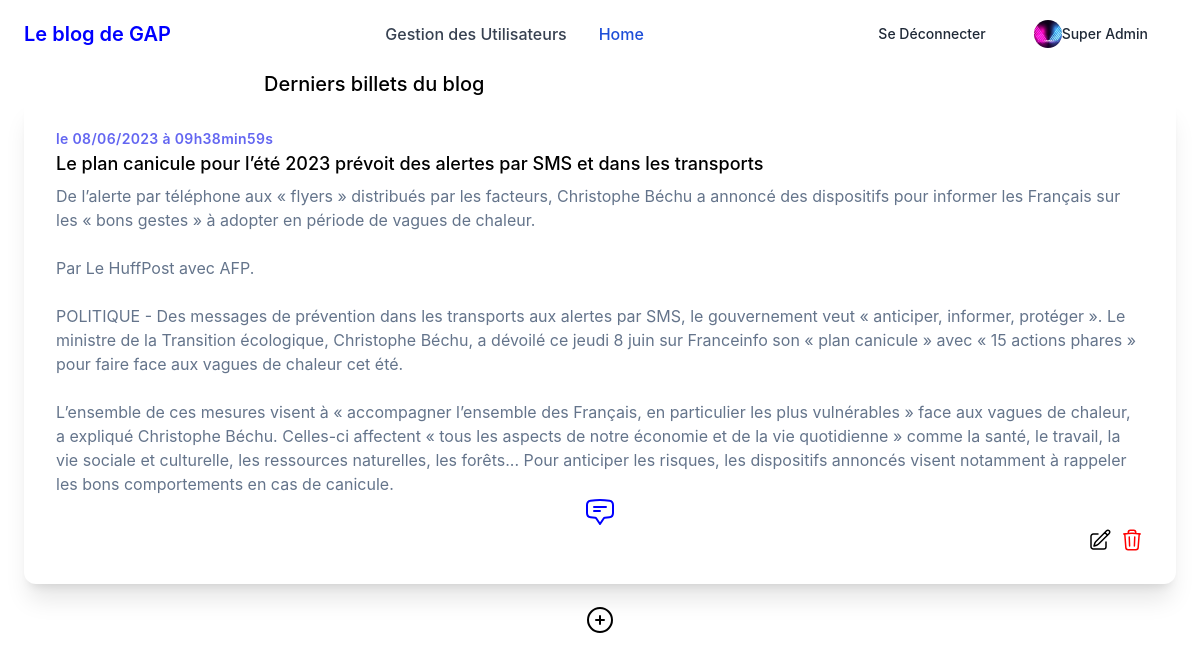
/blog_stage/index.php (signed in), run on the app's committed database.
### tables this page shows
CREATE TABLE IF NOT EXISTS `posts` (
  `id` int NOT NULL AUTO_INCREMENT,
  `title` varchar(255) NOT NULL,
  `content` text NOT NULL,
  `creation_date` datetime NOT NULL,
  PRIMARY KEY (`id`)
);

### blog_stage/src/controllers/homepage.php (called while the page is built, shortened)
<?php
require_once('src/lib/database.php');
require_once('src/model/post.php');
class Homepage
{
    public function execute()
    {
        $postRepository = new PostRepository();
        $postRepository->connection = new DatabaseConnection();
        $posts = $postRepository->getPosts();
        require('templates/homepage.php');
    }
}

### blog_stage/src/lib/database.php (called while the page is built, shortened)
<?php
class DatabaseConnection
{
    public ?\PDO $database = null;
    public function getConnection(): \PDO
    {
        if ($this->database === null) {
            $this->database = new \PDO('mysql:host=localhost;dbname=blog;charset=utf8', 'root', '');
        }
        return $this->database;
    }
}

### blog_stage/src/model/post.php (called while the page is built, shortened)
<?php
require_once('src/lib/database.php');
class PostRepository
{
    public DatabaseConnection $connection;
    public function getPosts(): array
    {
        $statement = $this->connection->getConnection()->query(
            "SELECT id, title, content, DATE_FORMAT(creation_date, '%d/%m/%Y à %Hh%imin%ss') AS french_creation_date FROM posts ORDER BY creation_date DESC LIMIT 0, 5"
        );
        $posts = [];
        while (($row = $statement->fetch())) {
            $post = new Post();
            $post->title = $row['title'];
            $post->frenchCreationDate = $row['french_creation_date'];
            $post->content = $row['content'];
            $post->identifier = $row['id'];
            $posts[] = $post;
        }
        return $posts;
    }
}

### blog_stage/templates/homepage.php (the view, shortened to what this page needs)
<div class="max-w-md mx-auto bg-white rounded-xl overflow-hidden md:max-w-2xl">
    <div class="md:flex">
        <p class="block mt-1 text-xl leading-tight font-medium text-black text-center">Derniers billets du blog </p>
    </div>
</div>
<?php
foreach ($posts as $post) {
?>
    <div id="divpost" class="max-w-md mx-auto mb-2 bg-white rounded-xl shadow-xl overflow-hidden md:max-w-6xl" id="divEditPost">
        <div class="md:flex">
            <div class="p-8">
                <div class="tracking-wide text-sm text-indigo-500 font-semibold">le <?= $post->frenchCreationDate; ?></div>
                <p class="block mt-1 text-lg leading-tight font-medium text-black hover:underline"><?= htmlspecialchars($post->title); ?></p>
                <p class="mt-2 text-slate-500"><?= nl2br(htmlspecialchars($post->content)); ?>
                    <br />
                    <em>
                        <a href="index.php?action=post&id=<?= urlencode($post->identifier) ?>" onMouseOver="displayDivInfo('Commentaires');" onMouseOut="displayDivInfo()">
                        </a>
                    </em>
                    <?php if (@$_SESSION['role'] == 'super-admin') { ?>
                        <div class="flex flex-col">
                            <div class="flex flex-row ml-auto">
                                <div class="basis-1/10">
                                    <a href="index.php?action=editPostredirection&id=<?= urlencode($post->identifier) ?>" class="mt-1 text-md leading-tight font-medium text-black hover:underline" onMouseOver="displayDivInfo('Modifier');" onMouseOut="displayDivInfo()">
                                    </a>
                                </div>
                                <div class="basis-1/10 ml-2">
                                    <a href="index.php?action=delPost&id=<?= $post->identifier ?>" style="color: red" class="mt-1 text-md leading-tight font-medium text-black hover:underline" onMouseOver="displayDivInfo('Supprimer');" onMouseOut="displayDivInfo()">
                                    </a>
                                </div>
                            </div>
                        </div>
                    <?php } ?>
                </p>
            </div>
        </div>
    </div>
<?php
}
if (@$_SESSION['login'] == true && @$_SESSION['role'] != 'user') {
?>
    <div class="flex flex-col items-center justify-center lg:py-3">
        <button onclick=AddPost() onMouseOver="displayDivInfo('Ajouter un Post');" onMouseOut="displayDivInfo()" id="buttonAddPost" data-tooltip-target="tooltip-new" type="button">
            <svg xmlns="http://www.w3.org/2000/svg" fill="none" viewBox="0 0 24 24" stroke-width="1.5" stroke="currentColor" class="w-8 h-8">
                <path stroke-linecap="round" stroke-linejoin="round" d="M12 9v6m3-3H9m12 0a9 9 0 11-18 0 9 9 0 0118 0z" />
            </svg>
        </button>
    </div>
<?php } ?>
<?php require('layout.php') ?>

### data on the page
posts: frenchCreationDate "08/06/2023 à 09h38min59s", title "Le plan canicule pour l’été 2023 prévoit des alertes par SMS et dans les transports", content "De l’alerte par téléphone aux « flyers » distribués par les facteurs, Christophe Béchu a annoncé des dispositifs pour informer les Français sur les « bons gestes » à adopter en période de vagues de chaleur. Par Le HuffPost avec AFP. POLITIQUE - Des messages de prévention dans les transports aux alertes par SMS, le gouvernement veut « anticiper, informer, protéger ». Le ministre de la Transition écologique, Christophe Béchu, a dévoilé ce jeudi 8 juin sur Franceinfo son « plan canicule » avec « 15 actions phares » pour faire face aux vagues de chaleur cet été. L’ensemble de ces mesures visent à « accompagner l’ensemble des Français, en particulier les plus vulnérables » face aux vagues de…"

### other printed values
$title "Le blog de GAP"
$_SESSION['name'] "Super"
$_SESSION['firstname'] "Admin"
